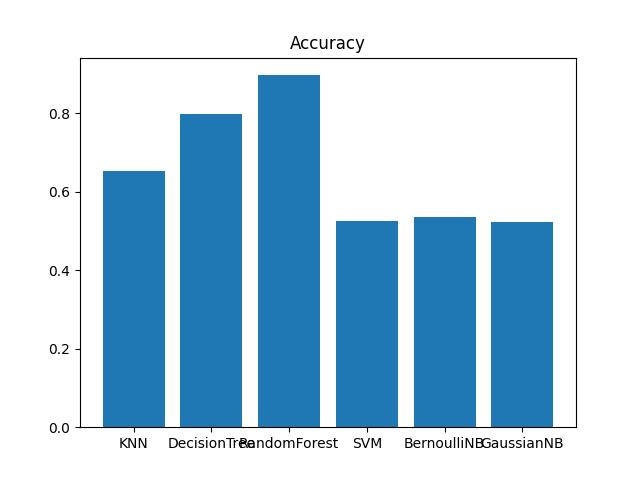
#> input picture pic/accuracy 2023-03-24 22-49-27.jpeg, 640 x 480 px, given in place of acousticness2023-03-20 23-07-03.jpeg, which was not available
$ python main.py
#> lines starting #> are read from the running program, lines starting #| are printed output that depends on the picture; pictures that were not available may be replaced by others from this repository, and a replacement may not be noted
import os
from PIL import Image


print (os.listdir("pic"))
"""

"""

files = [['acousticness2023-03-20 23-07-03.jpeg', 'acousticness2023-03-20 23-07-59.jpeg'], ['danceability2023-03-20 23-07-03.jpeg', 'danceability2023-03-20 23-07-58.jpeg'],
 ['energy2023-03-20 23-07-03.jpeg', 'energy2023-03-20 23-07-58.jpeg'], ['instrumentalness2023-03-20 23-07-03.jpeg', 'instrumentalness2023-03-20 23-07-59.jpeg'],
 ['key2023-03-20 23-07-03.jpeg', 'key2023-03-20 23-07-58.jpeg'], ['liveness2023-03-20 23-07-03.jpeg', 'liveness2023-03-20 23-07-59.jpeg'],
 ['loudness2023-03-20 23-07-03.jpeg', 'loudness2023-03-20 23-07-58.jpeg'],
 ['mode2023-03-20 23-07-03.jpeg', 'mode2023-03-20 23-07-59.jpeg'], ['speechiness2023-03-20 23-07-03.jpeg', 'speechiness2023-03-20 23-07-59.jpeg'],
 ['tempo2023-03-20 23-07-03.jpeg', 'tempo2023-03-20 23-07-59.jpeg'], ['valence2023-03-20 23-07-03.jpeg', 'valence2023-03-20 23-07-59.jpeg']]

for couple in files:
    #Read the two images
    image1 = Image.open(os.path.join(os.path.abspath("pic"), couple[0]))
#> image1 is the input picture: PIL image 640x480 RGB; mean R, G, B 181.9, 209.5, 227.9
    image2 = Image.open(os.path.join(os.path.abspath("pic"), couple[1]))
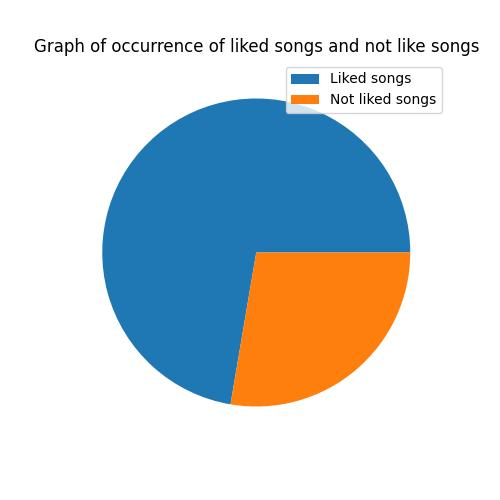
#> input picture pic/aspectRatioChart 2023-03-24 22-48-40.jpeg, 500 x 500 px, given in place of acousticness2023-03-20 23-07-59.jpeg, which was not available
#> image2 is the input picture: PIL image 500x500 RGB; mean R, G, B 204.2, 212.8, 216.2
    image1_size = image1.size
#> image1_size = (640, 480)
    image2_size = image2.size
#> image2_size = (500, 500)
    new_image = Image.new('RGB',(2*image1_size[0], image1_size[1]), (250,250,250))
#> new_image: PIL image 1280x480 RGB; every value is 250
    new_image.paste(image1,(0,0))
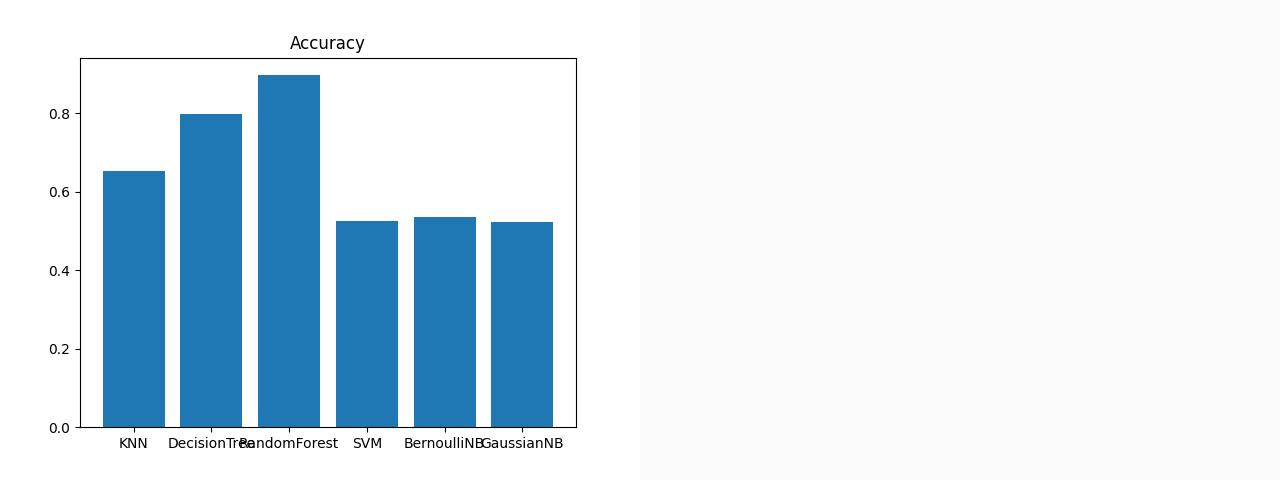
#> new_image: PIL image 1280x480 RGB; mean R, G, B 216, 229.8, 238.9
    new_image.paste(image2,(image1_size[0],0))
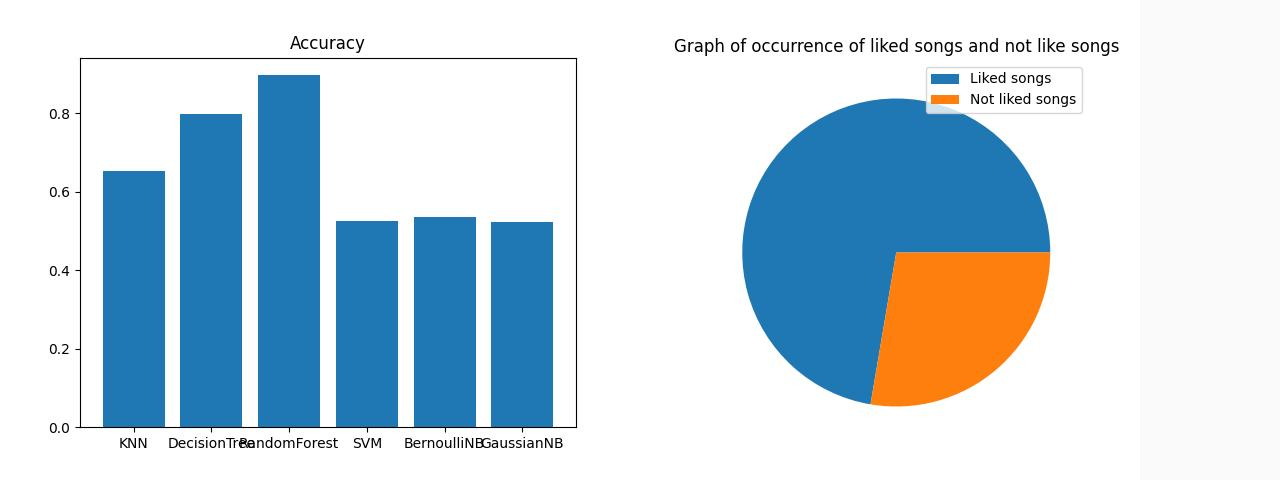
#> new_image: PIL image 1280x480 RGB; mean R, G, B 197.2, 214.5, 225.1
#> (the run stopped early here; a loop or call above may not have finished)
